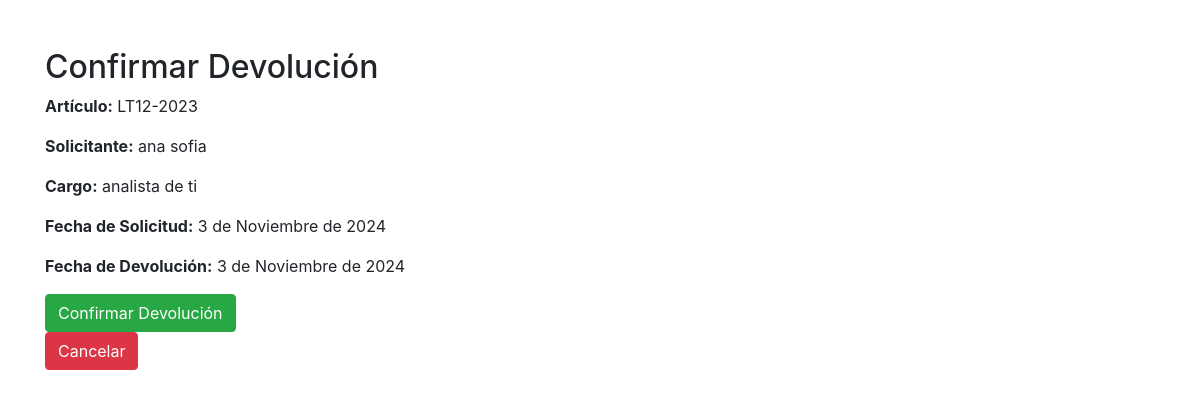
The page /confirmar_devolucion/147/ (signed in) on the database its author committed.
### inventario/models.py (models this page shows, shortened)
class Prestamo(models.Model):
    articulo = models.ForeignKey(Articulo, on_delete=models.CASCADE)
    nombre_persona = models.CharField(max_length=100)
    cargo_persona = models.CharField(max_length=100)
    fecha_solicitud = models.DateField()
    fecha_devolucion = models.DateField()
    devuelto = models.BooleanField(default=False)  # Para marcar cuando el cliente devuelve el equipo
    entregado = models.BooleanField(default=False)  # Para marcar cuando el administrador entrega el equipo

class Articulo(models.Model):
    nombre = models.CharField(max_length=100)  # Por ejemplo, 'LT03-2018'
    observacion = models.TextField(blank=True, null=True)  # Campo de observación

### inventario/views.py (the view)
# urls.py: path('confirmar_devolucion/<int:prestamo_id>/', views.confirmar_devolucion, name='confirmar_devolucion'),
@login_required
def confirmar_devolucion(request, prestamo_id):
    prestamo = get_object_or_404(Prestamo, id=prestamo_id)
    if request.method == 'POST':
        prestamo.articulo.prestado = False
        prestamo.articulo.save()
        prestamo.devuelto = True
        prestamo.save()
        return redirect('devolver_articulo')  # Redirigir a la página de devolución
    return render(request, 'inventario/confirmar_devolucion.html', {'prestamo': prestamo})

### inventario/templates/inventario/confirmar_devolucion.html (shortened to what this page needs)
<!DOCTYPE html>
<html lang="en">
<head>
    <link rel="stylesheet" href="https://maxcdn.bootstrapcdn.com/bootstrap/4.5.2/css/bootstrap.min.css">
</head>
<body>
    <div class="container mt-5">
        <h2>Confirmar Devolución</h2>
        <p><strong>Artículo:</strong> {{ prestamo.articulo.nombre }}</p>
        <p><strong>Solicitante:</strong> {{ prestamo.nombre_persona }}</p>
        <p><strong>Cargo:</strong> {{ prestamo.cargo_persona }}</p>
        <p><strong>Fecha de Solicitud:</strong> {{ prestamo.fecha_solicitud }}</p>
        <p><strong>Fecha de Devolución:</strong> {{ prestamo.fecha_devolucion }}</p>
        <form method="post">
            <button type="submit" class="btn btn-success">Confirmar Devolución</button>
        </form>
        <a href="{% url 'devolver_articulo' %}" class="btn btn-danger">Cancelar</a>
    </div>
</body>
</html>

### rows shown on the page
Prestamo: articulo.nombre "LT12-2023", nombre_persona "ana sofia", cargo_persona "analista de ti", fecha_solicitud "3 de Noviembre de 2024", fecha_devolucion "3 de Noviembre de 2024"
